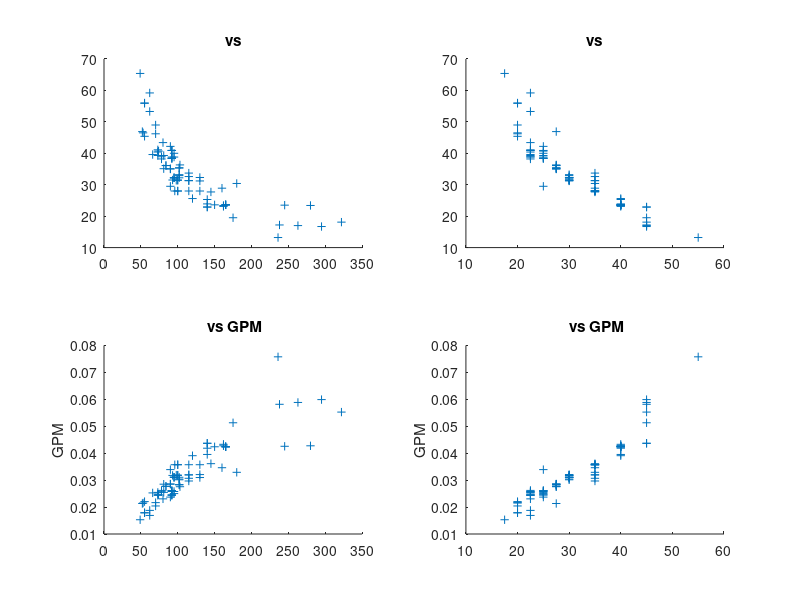

Here is the MATLAB script that generated this plot: (Note: this script raises an error after producing the figure.)
function mpg_regression()
%% MPG_REGRESSION MPG regression assignment
%   Code submission by: Z0966990

% Name indices of data.
VOL = 1;
HP = 2;
MPG = 3;
SP = 4;
WT = 5;
GPM = 6;

%% Specify regression models.
models = {
    MPG, [VOL, HP, SP, WT];
    MPG, [HP, WT];
    MPG, [SP, WT];
    MPG, HP;
    MPG, SP;
    MPG, WT;
    GPM, [VOL, HP, SP, WT];
    GPM, [HP, WT];
    GPM, [SP, WT];
    GPM, HP;
    GPM, SP;
    GPM, WT;
    };

%% Load data from this directory
data = importdata('carmpgdat.txt', '\t', 1);
names = data.textdata(1, 2:end);
data = data.data;

data(:,GPM) = 1./data(:,MPG);
names{GPM} = 'GPM';

%% Scatter plots.
figure();
plot_variables(subplot(2, 2, 1), HP, MPG);
plot_variables(subplot(2, 2, 2), WT, MPG);
plot_variables(subplot(2, 2, 3), HP, GPM);
plot_variables(subplot(2, 2, 4), WT, GPM);

%% Regression modelling.
Rsq = zeros(size(models, 1), 1);
adj_Rsq = zeros(size(models, 1), 1);
p = zeros(size(models, 1), 1);
ks_test = zeros(size(models, 1), 1);
ks_p_value = zeros(size(models, 1), 1);
e = zeros(size(data, 1), size(models, 1));
y_name = cell(size(models, 1), 1);
X_names = cell(size(models, 1), 1);
for i = 1:size(models, 1)
    % Parse model definition, adding a column of ones to X for regress().
    [y_idx, X_idx] = models{i, :};
    y = data(:, y_idx);
    X = [ones(size(y)), data(:, X_idx)];
    [n, p(i)] = size(X);
    
    % Determine names.
    y_name{i} = names{y_idx};
    X_names{i} = strjoin(names(X_idx), ', ');
    
    % Perform regression, saving residuals and Rsq which is first value in
    % stats.
    [~, ~, e(:, i), ~, stats] = regress(y, X);
    
    % Calculate standardised residuals.
    e_std = (e(:, i) - mean(e(:, i)))/std(e(:, i));
    
    % Test residuals.
    [ks_test(i), ks_p_value(i)] = kstest(e_std);
    
    % Save Rsq and calculate adjusted value using the formula for Rsq,
    % rearranged to minimise loss of precision.
    Rsq(i) = stats(1);
    adj_Rsq(i) = 1 - (1 - Rsq(i)) * (n - 1) / (n - p(i));
end

%% Generate results table.
disp(table(y_name, X_names, p, Rsq, adj_Rsq, ks_test, ks_p_value));

%% Plot residuals for best and worst models.
% Evaluate models using adj_Rsq and rename best and worst.
[~, worst_idx] = min(adj_Rsq);
worst_idx = worst_idx(1);

[~, best_idx] = max(adj_Rsq);
best_idx = best_idx(1);

% Plot residuals for best and worst models.
figure();
plot_residuals(subplot(1, 2, 1), worst_idx, 'Worst Regression');
plot_residuals(subplot(1, 2, 2), best_idx, 'Best Regression');

    function plot_variables(ax, x_idx, y_idx)
    %% PLOT_VARIABLES Plot variable y_idx against variable x_idx.
    
    % Generate title.
    titletxt = sprintf('%s vs %s', names{x_idx}, names{y_idx});
    
    scatter(ax, data(:,x_idx), data(:,y_idx), '+');
    title(ax, titletxt);
    xlabel(ax, names{x_idx});
    ylabel(ax, names{y_idx});
    end

    function plot_residuals(ax, idx, titletxt)
    %% PLOT_RESIDUALS Plot residual distribution for model idx.
    
    % Add second line to title.
    titletxt = {
        titletxt
        sprintf('%s(%s)', y_name{idx}, X_names{idx})
        };
    
    histogram(ax, e(:, idx), 'Normalization', 'probability');
    title(ax, titletxt);
    xlabel(ax, sprintf('Residual %s', y_name{idx}));
    ylabel(ax, 'Density');
    end
end